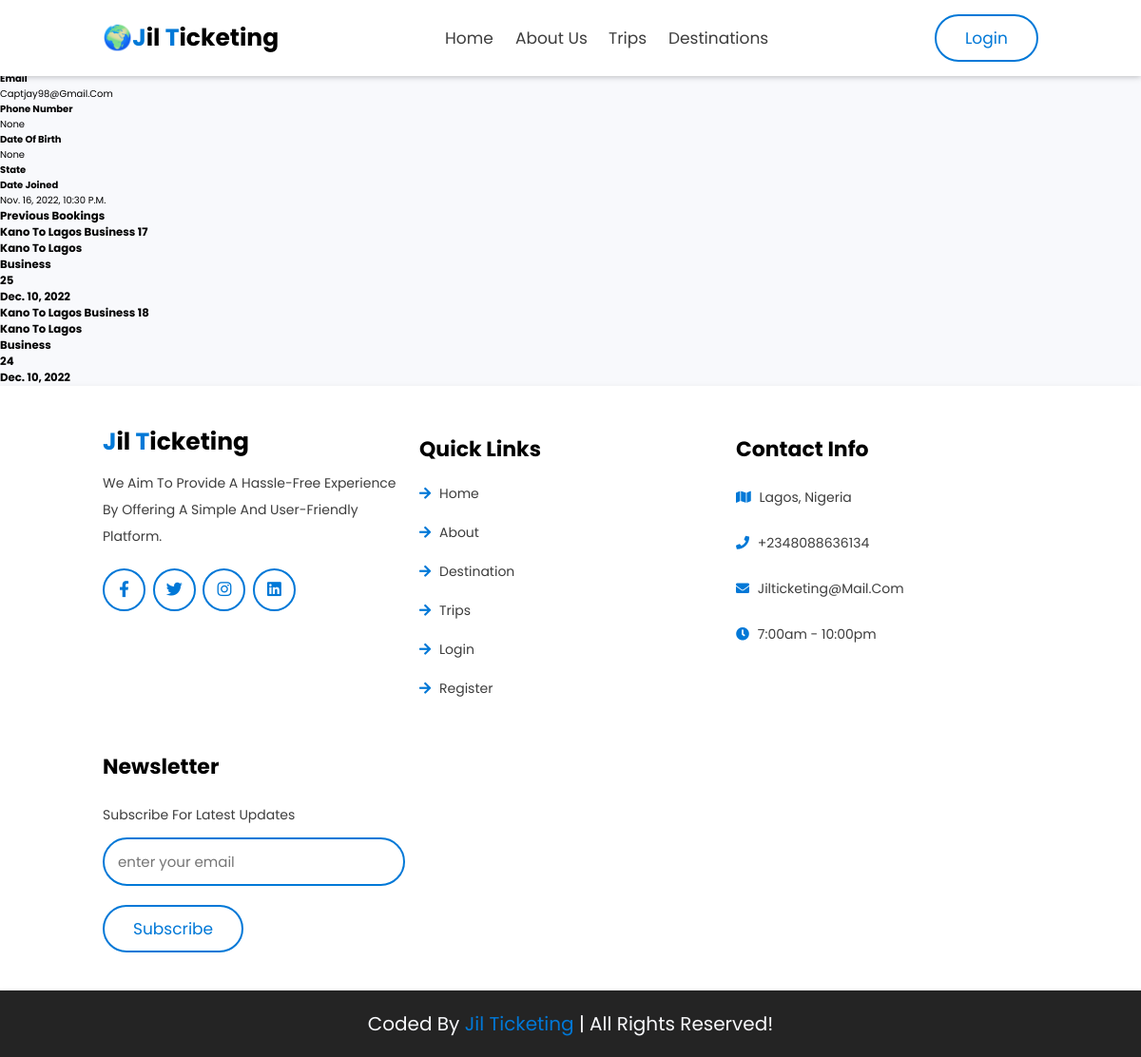
Before: /profile (signed in) with the older database file.
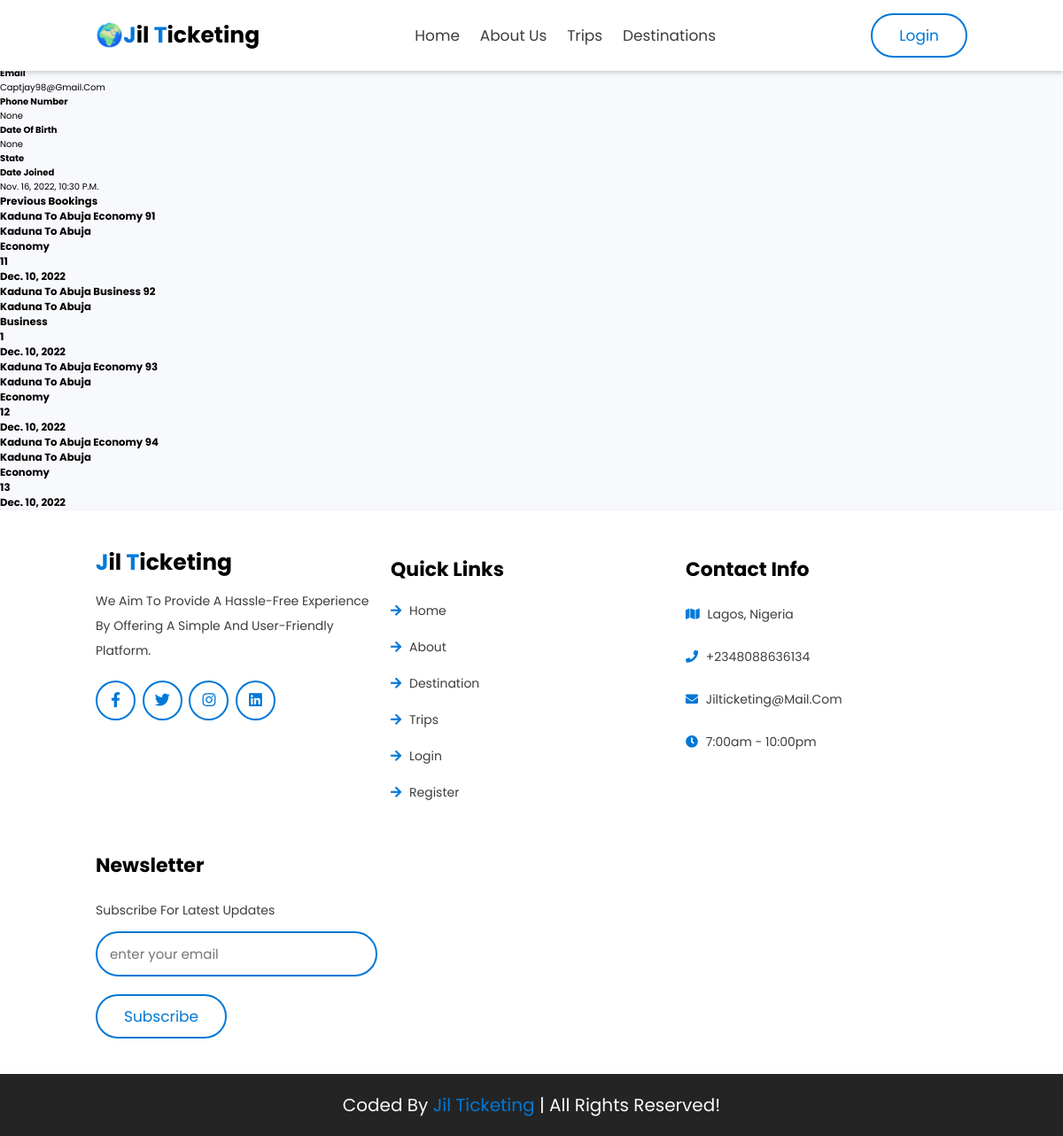
After: the same page with the newer database file.
### accounts/models.py (models this page shows, shortened)
class User(AbstractBaseUser):
    first_name = models.CharField(verbose_name="first name", max_length=50)
    last_name = models.CharField(verbose_name="last name", max_length=50)
    username = models.CharField(verbose_name="username", max_length=50, unique=True)
    email = models.EmailField(verbose_name="email", max_length=50, unique=True)
    phone_number = models.CharField(
        verbose_name="phone number", max_length=50, blank=True, null=True, unique=True
    )
    date_of_birth = models.DateField(
        verbose_name="Date of Birth", null=True, blank=True
    )
    state = models.CharField(verbose_name="state", max_length=50)
    date_joined = models.DateTimeField(verbose_name="date joined", auto_now_add=True)
    last_login = models.DateField(verbose_name="last login", auto_now=True)
    is_admin = models.BooleanField(default=False)
    is_superuser = models.BooleanField(default=False)
    is_staff = models.BooleanField(default=False)
    is_active = models.BooleanField(default=True)
    hide_email = models.BooleanField(default=True)
    objects = MyAccountManager()
    USERNAME_FIELD = "email"
    REQUIRED_FIELDS = ["username"]
    def __str__(self):
        return self.first_name + " " + self.last_name
    """def profile_image_filename(self):
        return str(self.profile_image)
         [str(self.profile_image).index(f"profile_images/{self.pk}/"):]
    """

class Booking(models.Model):
    user = models.ForeignKey("User", related_name="users", on_delete=models.DO_NOTHING)
    ticket = models.ForeignKey(
        "Ticket", related_name="tickets", on_delete=models.DO_NOTHING
    )
    def __str__(self):
        return f"{self.user}  {self.ticket}"

class Ticket(models.Model):
    serial_number = models.UUIDField(default=uuid4)
    generated_at = models.DateTimeField(auto_now_add=True)
    expires_at = models.DateTimeField(null=True, blank=True)
    seat = models.IntegerField()
    ticket_type = models.ForeignKey(
        "TicketType", related_name="ticket_types", on_delete=models.DO_NOTHING
    )
    trip = models.ForeignKey("Trip", related_name="trips", on_delete=models.DO_NOTHING)
    def __str__(self):
        return f"{self.trip.departure} to {self.trip.destination}\
                {self.ticket_type.seat_class} {self.id}"

class Trip(models.Model):
    name = models.CharField(max_length=50)
    date = models.DateField()
    seats = models.IntegerField(default=20)
    departure = models.CharField(max_length=50)
    departure_time = models.TimeField(default="00:00:00")
    destination = models.CharField(max_length=50)
    arrival_time = models.TimeField(default="00:00:00")

class TicketType(models.Model):
    seat_class = models.CharField(max_length=50)
    price = models.IntegerField()
    trip = models.ForeignKey("Trip", related_name="trip", on_delete=models.DO_NOTHING)

### accounts/views.py (the view)
# urls.py: path("profile", views.ProfileView, name="profile"),
@login_required(login_url="login")
def ProfileView(request):
    user = request.user
    bookings = Booking.objects.filter(user_id=user.id)
    context = {"bookings": bookings, "user": user}
    return render(request, "accounts/profile.html", context)

### templates/accounts/profile.html (shortened to what this page needs)
{% extends "main.html" %}
{% load static %}
{% block content %}
<h1>{{user.username}} PROFILE</h1>
<h5>Full Name</h5>
<h4>Username</h4>
<p>{{user.username}}</p>
<h4>Email</h4>
<p>{{user.email}}</p>
<h4>Phone Number</h4>
<p>{{user.phone_number}}</p>
<h4>Date of Birth</h4>
<p>{{user.date_of_birth}}</p>
<h4>State</h4>
<h4>Date Joined</h4>
<p>{{user.date_joined}}</p>
<h3> Previous Bookings </h3>
{% for booking in bookings %}
    <h3>{{booking}}</h3>
    <h3>{{booking.ticket.trip.departure}} to {{booking.ticket.trip.destination}}</h3>
    <h3>{{booking.ticket.ticket_type.seat_class}}</h3>
    <h3>{{booking.ticket.seat}}</h3>
    <h3>{{booking.ticket.trip.date}}</h3>
{% endfor %}
 {% endblock content %}

### templates/main.html (shortened to what this page needs)
<!DOCTYPE html>
{% load static %}
<html lang="en">
<head>
    <link rel="stylesheet" href="https://cdnjs.cloudflare.com/ajax/libs/font-awesome/5.15.4/css/all.min.css">
    <link rel="stylesheet" href="{% static 'styles/index.css' %}">
    <link rel="stylesheet" href="https://cdnjs.cloudflare.com/ajax/libs/aos/2.3.4/aos.css">
</head>
<body>
    <header class="header">
        <a data-aos="zoom-in-left" data-aos-delay="150" href="#" class="logo"><span>🌍J</span>il <span>T</span>icketing
        </a>
        <div class="nav">
            <a data-aos="zoom-in-left" data-aos-delay="300" href="{% url 'home' %}">Home</a>
            <a data-aos="zoom-in-left" data-aos-delay="450" href="#about">About us</a>
            <a data-aos="zoom-in-left" data-aos-delay="750" href="{% url 'trips' %}">Trips</a>
            <a data-aos="zoom-in-left" data-aos-delay="450" href="#destination">Destinations</a>
        </div>
        <a data-aos="zoom-in-left" data-aos-delay="1300" href="{% url 'login' %}" class="btn">Login</a>
    </header>
{% block content %}
{% endblock content %}
    <section class="footer">
        <div class="box-container">
            <div class="box" data-aos="fade-up" data-aos-delay="150">
                <a href="#" class="logo"> <span>J</span>il <span>T</span>icketing </a>
                <p> We Aim To Provide A Hassle-Free Experience By Offering A Simple And User-Friendly Platform.</p>
                <div class="share">
                    <a href="#" class="fab fa-facebook-f"></a>
                    <a href="#" class="fab fa-twitter"></a>
                    <a href="#" class="fab fa-instagram"></a>
                    <a href="#" class="fab fa-linkedin"></a>
                </div>
            </div>
            <div class="box" data-aos="fade-up" data-aos-delay="300">
                <h3>quick links</h3>
                <a href="#home" class="links"> <i class="fas fa-arrow-right"></i> home </a>
                <a href="#about" class="links"> <i class="fas fa-arrow-right"></i> about </a>
                <a href="#destination" class="links"> <i class="fas fa-arrow-right"></i> destination </a>
                <a href="#services" class="links"> <i class="fas fa-arrow-right"></i> trips </a>
                <a href="#gallery" class="links"> <i class="fas fa-arrow-right"></i> Login </a>
                <a href="#blogs" class="links"> <i class="fas fa-arrow-right"></i> register </a>
            </div>
            <div class="box" data-aos="fade-up" data-aos-delay="450">
                <h3>contact info</h3>
                <p> <i class="fas fa-map"></i> Lagos, Nigeria </p>
                <p> <i class="fas fa-phone"></i> +2348088636134 </p>
                <p> <i class="fas fa-envelope"></i> jilticketing@mail.com </p>
                <p> <i class="fas fa-clock"></i> 7:00am - 10:00pm </p>
            </div>
            <div class="box" data-aos="fade-up" data-aos-delay="600">
                <h3>newsletter</h3>
                <p>subscribe for latest updates</p>
                <form action="">
                    <input type="email" name="" placeholder="enter your email" class="email" id="">
                    <input type="submit" value="subscribe" class="btn">
                </form>
            </div>
        </div>
    </section>
    <div class="credit">Coded by <span>Jil Ticketing</span> | all rights reserved!</div>
</body>

### static/styles/index.css (style rules this page uses)
* { font-family: 'Poppins', sans-serif; margin: 0; padding: 0; -webkit-box-sizing: border-box; box-sizing: border-box; outline: none; border: none; text-decoration: none; text-transform: capitalize; -webkit-transition: all .2s linear; transition: all .2s linear; }
html { font-size: 62.5%; overflow-x: hidden; scroll-behavior: smooth; scroll-padding-top: 9rem; }
body { background: #f8f9fc; overflow-x: hidden; }
section { padding: 3rem 9%; }
.btn { margin-top: 1rem; display: inline-block; padding: 1rem 3rem; font-size: 1.7rem; color: #0078D7; border: 0.2rem solid #0078D7; border-radius: 5rem; cursor: pointer; background: none; }
.header { position: fixed; top: 0; left: 0; right: 0; z-index: 1000; background: #fff; display: -webkit-box; display: -ms-flexbox; display: flex; -webkit-box-align: center; -ms-flex-align: center; align-items: center; -webkit-box-pack: justify; -ms-flex-pack: justify; justify-content: space-between; padding: 1.5rem 9%; box-shadow: 0 1px 6px 0 rgb(32 33 36 / 28%); }
.header .nav a { font-size: 1.7rem; color: #3d3d3d; display: inline-block; margin: 0 1rem; }
.header .btn { margin-top: 0; }
.logo { font-size: 2.5rem; color: #000; font-weight: bolder; }
.logo span { color: #0078D7; }
.footer { background-color: #fff; box-shadow: rgb(17 17 17 / 15%) 0px 0.5rem 1rem; }
.footer .box-container { display: -ms-grid; display: grid; -ms-grid-columns: (minmax(25rem, 1fr))[auto-fit]; grid-template-columns: repeat(auto-fit, minmax(25rem, 1fr)); gap: 1.5rem; }
.footer .box-container .box { padding: 1rem 0; }
.footer .box-container .box .logo { padding-bottom: 1rem; }
.footer .box-container .box h3 { font-size: 2.2rem; color: #000; padding: 1rem 0; }
.footer .box-container .box p { font-size: 1.4rem; color: #3d3d3d; padding: 1rem 0; line-height: 2; }
.footer .box-container .box p i { padding-right: .5rem; color: #0078D7; }
.footer .box-container .box .share { padding-top: 1rem; }
.footer .box-container .box .share a { height: 4.5rem; width: 4.5rem; line-height: 4rem; font-size: 2rem; border-radius: 50%; font-size: 1.7rem; border: 0.2rem solid #0078D7; color: #0078D7; margin-right: .5rem; text-align: center; }
.footer .box-container .box .links { font-size: 1.4rem; color: #3d3d3d; padding: 1rem 0; display: block; }
.footer .box-container .box .links i { padding-right: .5rem; color: #0078D7; }
.footer .box-container .box form .email { width: 100%; border-radius: 5rem; border: 0.2rem solid #0078D7; background: none; font-size: 1.5rem; text-transform: none; color: #3d3d3d; margin-bottom: 1rem; padding: 1.2rem 1.4rem; }
.credit { background-color: #242424; box-shadow: rgb(17 17 17 / 15%) 0px 0.5rem 1rem; text-align: center; font-size: 2rem; padding: 2rem 1rem; color: #f8f9fc; }
.credit span { color: #0078D7; }

Changed rows visible on the page:
removed Booking: user+ticket "Kano To Lagos Business 17", ticket.trip.departure "Kano", ticket.trip.destination "Lagos", ticket.ticket_type.seat_class "Business", ticket.seat "25", ticket.trip "Dec. 10, 2022"
removed Booking: user+ticket "Kano To Lagos Business 18", ticket.trip.departure "Kano", ticket.trip.destination "Lagos", ticket.ticket_type.seat_class "Business", ticket.seat "24", ticket.trip "Dec. 10, 2022"
added Booking: user+ticket "Kaduna To Abuja Economy 91", ticket.trip.departure "Kaduna", ticket.trip.destination "Abuja", ticket.ticket_type.seat_class "Economy", ticket.seat "11", ticket.trip "Dec. 10, 2022"
added Booking: user+ticket "Kaduna To Abuja Business 92", ticket.trip.departure "Kaduna", ticket.trip.destination "Abuja", ticket.ticket_type.seat_class "Business", ticket.seat "1", ticket.trip "Dec. 10, 2022"
added Booking: user+ticket "Kaduna To Abuja Economy 93", ticket.trip.departure "Kaduna", ticket.trip.destination "Abuja", ticket.ticket_type.seat_class "Economy", ticket.seat "12", ticket.trip "Dec. 10, 2022"
added Booking: user+ticket "Kaduna To Abuja Economy 94", ticket.trip.departure "Kaduna", ticket.trip.destination "Abuja", ticket.ticket_type.seat_class "Economy", ticket.seat "13", ticket.trip "Dec. 10, 2022"
